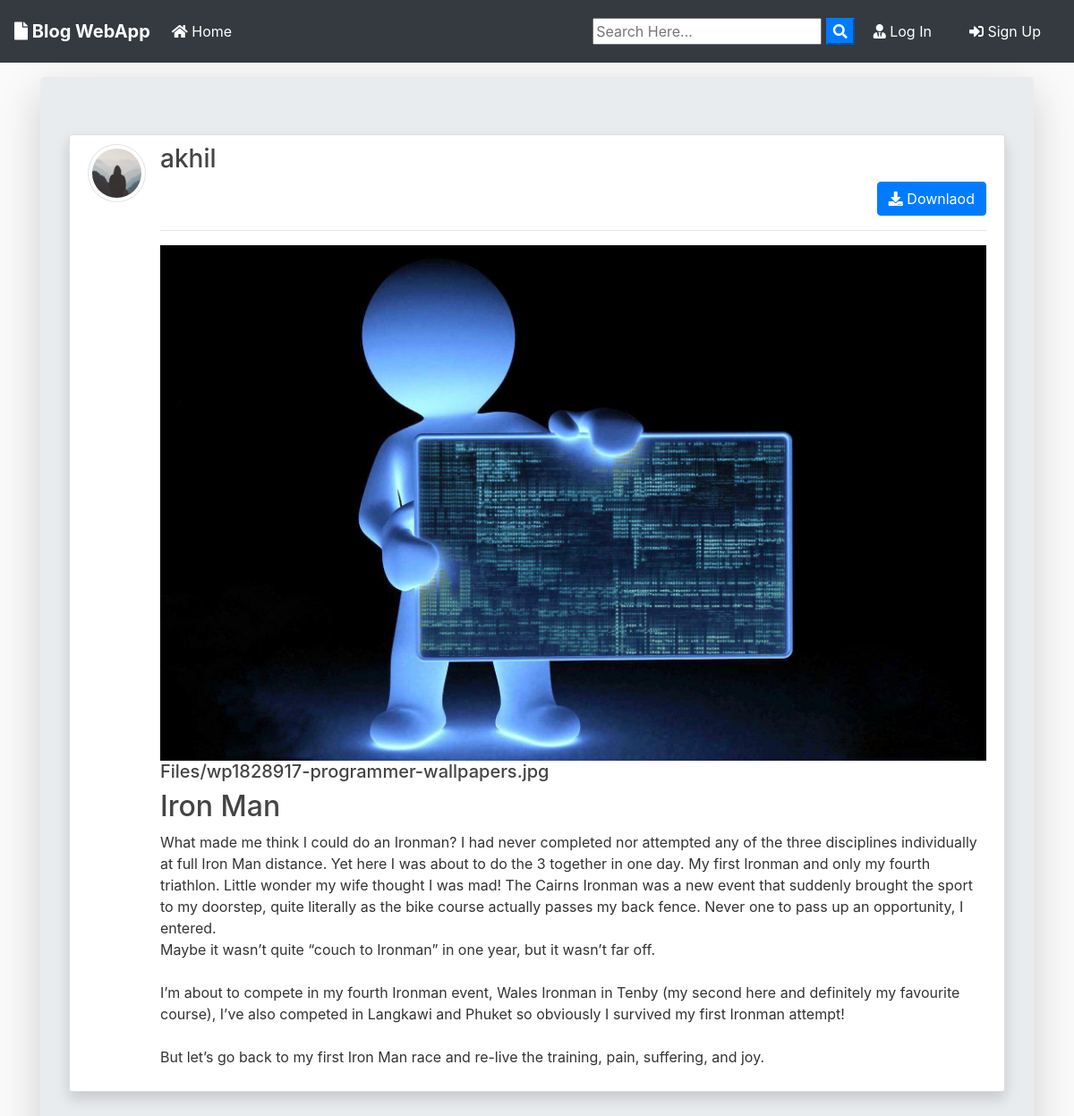
/post/16/, run on the app's committed database.
### blog/models.py (models this page shows, shortened)
class Post(models.Model):
	title = models.CharField(max_length=100)
	file = models.FileField(null=True,blank=True,upload_to='Files')
	content = models.TextField()
	date_posted = models.DateTimeField(default=timezone.now)
	author = models.ForeignKey(User, on_delete=models.CASCADE)
	def extension(self):
		name, extension = os.path.splitext(self.file.name)
		return extension

### users/models.py (models this page shows, shortened)
class Profile(models.Model):
    user = models.OneToOneField(User, on_delete=models.CASCADE)
    image = models.ImageField(default='default.jpg', upload_to='profile_pics')

### blog/views.py (the view)
# urls.py: path('post/<int:pk>/', PostDetailView.as_view(), name='post-detail'),
class PostDetailView(DetailView):
    model = Post
    template_name = 'blog/post_detail.html'

### blog/templates/blog/post_detail.html (shortened to what this page needs)
{% extends "blog/base.html" %}
{% block content %}
<div class="jumbotron mt-3 shadow-lg">
<article class="media content-section shadow ">
   <a href="{{ object.author.profile.image.url }} " target="_blank"> <img src="{{ object.author.profile.image.url }}  " alt="" class="article-img rounded-circle img-thumbnail img-fluid">
   </a>
    <div class="media-body">
      <div class="">
        <div class="d-flex justify-content-between">
        <a class="mr-2 mt-0 mb-0  text-dark" href="{% url 'user-posts' object.author.username  %}"><h3>{{ object.author }}</h3></a>
        </div>
        {% if object.author != user %}
          <div class="form-group mt-0 pt-0 d-flex justify-content-end">
            <a href="{{ object.file.url }}" download class="btn btn-primary flex-last" type="submit"><i class="fas fa-download"></i> Downlaod</a>
          </div>
        {% endif %}
        <hr>
      </div>
      <div>
        {% if object.file %}
          {% if object.extension == '.jpg' or object.extension == 'jpeg' or object.extension == 'png' %}
            <a href="{{ object.file.url }}"  download ><img src="{{ object.file.url }}" alt="" class="img-fluid "></a>
            <a href="{{ object.file.url }}"  download class="text-dark"><h5>{{ object.file }}</h5></a>
          {% else %}
            <a href="{{ object.file.url }}"  download class="text-dark"><h5>{{ object.file }}</h5></a>
          {% endif %}
        {% endif %}
      </div>
      <h2>{{ object.title }}</h2>
      <p class="article-content">{{ object.content }}</p>
    </div>
  </article>
{% endblock content %}

### blog/static/blog/main.css (style rules this page uses)
body { background: #fafafa; color: #333333; margin-top: 0; }
h1, h2, h3, h4, h5, h6 { color: #444444; }
.content-section { background: #ffffff; padding: 10px 20px; border: 1px solid #dddddd; border-radius: 3px; margin-bottom: 20px; }
.article-content { white-space: pre-line; }
.article-img { height: 65px; width: 65px; margin-right: 16px; }

### data on the page
Post: author.profile.image (placeholder picture), author "akhil", file (picture), file "Files/wp1828917-programmer-wallpapers.jpg", title "Iron Man", content "What made me think I could do an Ironman? I had never completed nor attempted any of the three disciplines individually at full Iron Man distance. Yet here I was about to do the 3 together in one day. My first Ironman and only my fourth triathlon. Little wonder my wife thought I was mad! The Cairns Ironman was a new event that suddenly brought the sport to my doorstep, quite literally as the bike course actually passes my back fence. Never one to pass up an opportunity, I entered. Maybe it wasn’t quite “couch to Ironman” in one year, but it wasn’t far off. I’m about to compete in my fourth Ironman event, Wales Ironman in Tenby (my second here and definitely my favourite course), I’ve also…"
